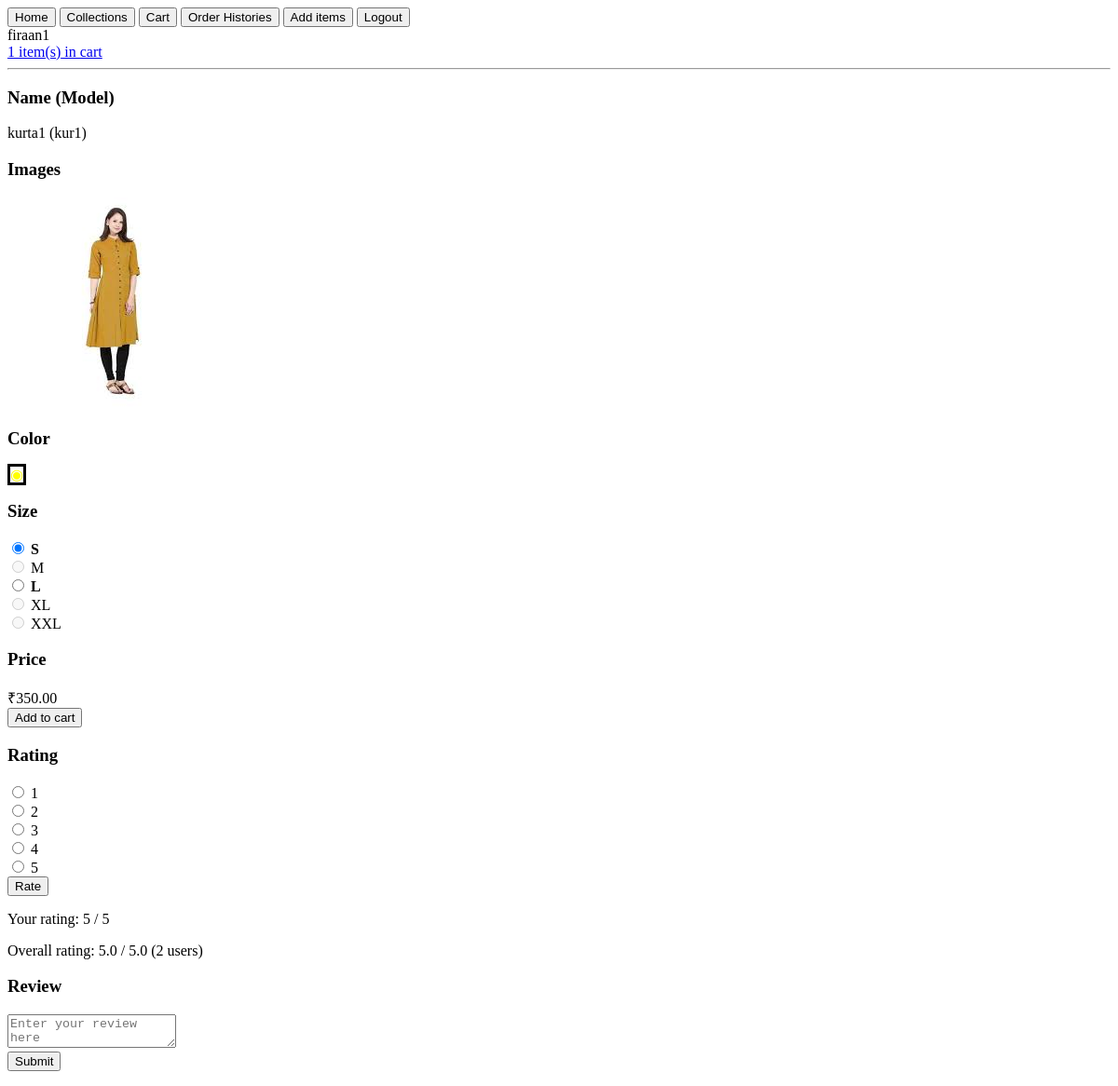
/kurta/1 (signed in), run on an earlier commit of the app's database.
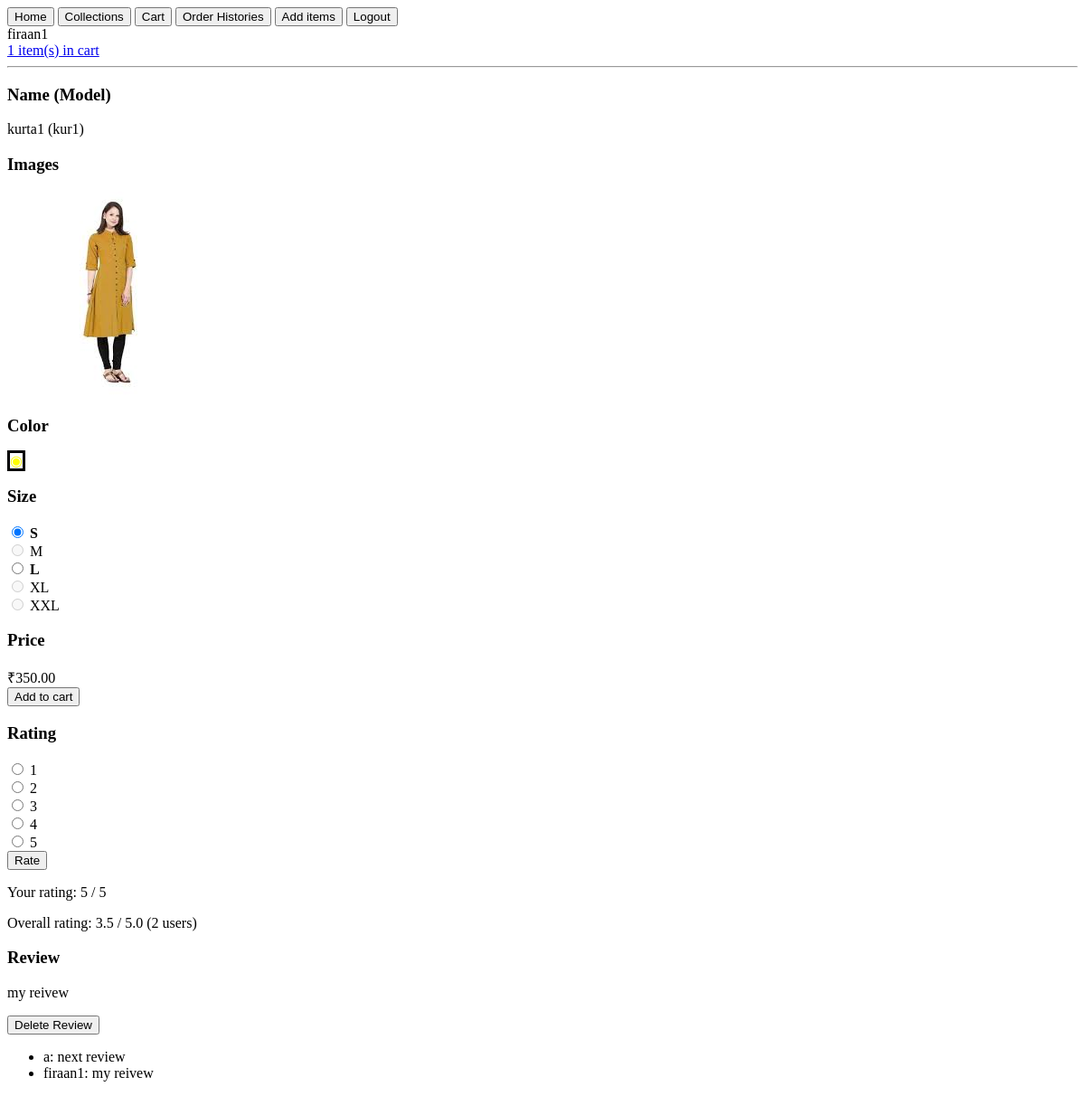
And on a later commit of the database.
### shopping/models.py (models this page shows, shortened)
class KurtaRate(models.Model):
    dresstype = models.CharField(max_length = 25, default="kurta", editable = False)
    name = models.CharField(max_length = 100)
    model = models.CharField(max_length = 25)
    image = models.ManyToManyField(Document, related_name = "kurta_image")
    size = models.ManyToManyField(KurtaSize, related_name = "kurta_size")
    price = models.DecimalField(max_digits = 7, decimal_places = 2)

class Document(models.Model):
    document = models.FileField(upload_to='documents/%Y/%m/%d')
    color = models.ForeignKey(Color, on_delete = models.SET_NULL, null = True, related_name = "dress_color")
    datetime = models.DateTimeField(auto_now_add=True)

class KurtaSize(models.Model):
    size = models.CharField(max_length = 4, unique = True)
    tofitbust = models.DecimalField(max_digits = 5, decimal_places = 1, validators=[MinValueValidator(1), MaxValueValidator(100)])
    frontlength = models.DecimalField(max_digits = 5, decimal_places = 1, validators=[MinValueValidator(1), MaxValueValidator(100)])
    tofitwaist = models.DecimalField(max_digits = 5, decimal_places = 1, validators=[MinValueValidator(1), MaxValueValidator(100)])
    tofithip = models.DecimalField(max_digits = 5, decimal_places = 1, validators=[MinValueValidator(1), MaxValueValidator(100)])
    def __str__(self):
        return f"{self.size}"

class UserInput(models.Model):
    user = models.ForeignKey(User, on_delete = models.SET_NULL, null = True, related_name = "input_user")
    rating = models.IntegerField(validators=[MinValueValidator(0), MaxValueValidator(5)], null = True)
    review = models.CharField(max_length = 1000, null = True)
    dresspk = models.IntegerField()
    class Meta:
        unique_together = ["user", "dresspk"]

### shopping/views.py (the view, shortened to what this page needs)
# urls.py: path("<str:dress_type>/<int:dress_id>", views.dressitem, name="dressitem"),
@login_required(login_url='/login')
def dressitem(request, dress_type, dress_id):
    if not dress_type in rate_dict.keys():
        return render(request, "shopping/index.html", {"message" : "Unknown URL path", "incart_items" : len(incart_items(request))})
    try:
        dress = rate_dict[dress_type]['rate'].objects.get(pk = dress_id)
        dresssize = rate_dict[dress_type]['size'].objects.all()
        dresscolor_obj = rate_dict[dress_type]['rate'].objects.filter(model = dress.model)
    except:
        return render(request, "shopping/index.html", {"message" : "Requested item does not exist"})
    context = {
        "range" : range(1,6),
        "currency" : rupees,
        "dresscolor_obj" : dresscolor_obj,
        "dresssize" : dresssize,
        "dress" : dress,
    }
    context["currentuserinput"] = UserInput.objects.get(dresspk = dress_id, user = request.user)
    context["userinput"] = UserInput.objects.filter(dresspk = dress_id).order_by('-pk')
    context["overall_rating"] = UserInput.objects.filter(dresspk = dress_id).aggregate(Avg("rating"))
    context["overall_rating_count"] = UserInput.objects.filter(dresspk = dress_id).aggregate(Count("rating"))
    context["incart_items"] = len(incart_items(request))
    return render(request, "shopping/dressitem.html", context)

### shopping/views.py (called while the page is built)
def incart_items(request):
    items = DressOrder.objects.filter(user = request.user, paid = False)
    return items

### shopping/templates/shopping/dressitem.html (shortened to what this page needs)
{% extends "shopping/layout.html" %}
{% block body %}
<hr>
<div class="container">
  <div>
    <h3>Name (Model)</h3>{{dress.name}} ({{dress.model}})
  </div>
  <div id="ind_images">
    <h3>Images</h3>
    {% for image in dress.image.all %}
      <div>
        <img src="{{image.document.url}}" alt="{{image}}"/>
      </div>
    {% endfor %}
  </div>
  <div>
    <h3>Color</h3>
    {% for dresscolor in dresscolor_obj %}
      <div class="form-check form-check-inline">
        {% if dress.image.first.color.code == dresscolor.image.first.color.code %}
          <a href="{% url 'dressitem' dresscolor.dresstype dresscolor.pk %}" style="color:{{dresscolor.image.first.color.code}};text-decoration: none !important;border-style: solid;border-color:black;">&#9673;<a>
        {% else %}
          <a href="{% url 'dressitem' dresscolor.dresstype dresscolor.pk %}" style="color:{{dresscolor.image.first.color.code}};text-decoration: none !important;">&#9673;<a>
        {% endif %}
      </div>
    {% endfor %}
  </div>
  <div>
    <h3>Size</h3>
    {%for size in dresssize %}
      <div class="form-check form-check-inline">
      {% if size in dress.size.all %}
        {% if size == dress.size.all.0 %}
          <input class="form-check-input" type="radio" name="sizeinput" id="option{{size}}" value="{{size.pk}}" checked>
        {% else %}
          <input class="form-check-input" type="radio" name="sizeinput" id="option{{size}}" value="{{size.pk}}">
        {% endif %}
        <label class="form-check-label" for="option{{size}}"><b>{{size}}</b></label>
      {% else %}
        <input class="form-check-input" type="radio" name="sizeinput" id="option{{size}}" value="{{size.pk}}" disabled>
        <label class="form-check-label" for="option{{size}}">{{size}}</label>
      {% endif %}
      </div>
    {% endfor %}
  </div>
  <div>
    <h3>Price</h3>
    {{currency}}{{dress.price}}
  </div>
  <div class="container">
    <form method="post">
      <button type="submit" class="btn btn-primary add_to_cart" name="add_to_cart">Add to cart</button>
    </form>
  </div>
  <div class="container">
    <h3>Rating</h3>
    <form method="post">
      {% for r in range %}
        <div class="form-check form-check-inline">
          <input class="form-check-input" type="radio" name="ratinginput" id="rating{{r}}" value="{{r}}">
          <label class="form-check-label" for="rating{{r}}">{{r}}</label>
        </div>
      {% endfor %}
      <button type="submit" class="btn btn-default">Rate</button>
    </form>
    <p>Your rating: {{currentuserinput.rating}} / 5</p>
    <p>Overall rating: {{overall_rating.rating__avg|default:"-"}} / 5.0 ({{overall_rating_count.rating__count}} users) </p>
  </div>
  <div class="container">
    <h3>Review</h3>
    {% if currentuserinput.review %}
      <p>{{currentuserinput.review}}</p>
      <form method="post">
        <button type="submit" class="btn btn-default">Delete Review</button>
      </form>
    {% else %}
      <form method="post">
        <div class="form-check">
          <textarea name="reviewinput" id="reviewinput" row="5" value="" placeholder="Enter your review here"></textarea>
        </div>
        <div>
          <button type="submit" class="btn btn-default">Submit</button>
        </div>
      </form>
    {% endif %}
    <div>
      <ul>
      {% for u in userinput %}
       {% if u.review %}
        <li>{{u.user.username}}: {{u.review}}</li>
       {% endif %}
      {% endfor %}
      </ul>
    </div>
  </div>
</div>
{% endblock %}

### shopping/templates/shopping/layout.html (shortened to what this page needs)
{% load static %}
<!DOCTYPE html>
<html>
  <head>
    <link rel="stylesheet" href="{% static 'shopping/mystyle.css' %}">
  </head>
  <body>
    <div class="container">
      <form>
        <div class="form-group">
          <button type="button" class="btn btn-primary btnloc" id="btn_home" data-urlfor="{% url 'index' %}">Home</button>
          <button type="button" class="btn btn-primary btnloc" id="btn_order" data-urlfor="{% url 'collections' %}">Collections</button>
          {% if request.user.id %}
            <button type="button" class="btn btn-primary btnloc" id="btn_cart" data-urlfor="{% url 'cart' %}">Cart</button>
            <button type="button" class="btn btn-primary btnloc" id="btn_histories" data-urlfor="{% url 'histories' %}">Order Histories</button>
            {% if request.user.is_staff %}
              <button type="button" class="btn btn-primary btnloc" id="btn_additems" data-urlfor="{% url 'additems' %}">Add items</button>
            {% endif %}
            <button type="button" class="btn btn-primary loggedin btnloc" id="btn_logout" data-urlfor="{% url 'logout' %}">Logout</button>
          {% else %}
            <button type="button" class="btn btn-primary loggedout btnloc" id="btn_login" data-urlfor="{% url 'login' %}">Login</button>
            <button type="button" class="btn btn-default loggedout btnloc" id="btn_register" data-urlfor="{% url 'register' %}">Register</button>
          {% endif %}
          {% if request.user.id %}
            <div>{{request.user.username}}</div>
            {% if incart_items > 0 %}
              <div>
                <a href="{% url 'cart' %}"><span id="itemsincart">{{incart_items}} item(s) in cart</span></a>
              </div>
            {% endif %}
          {% endif %}
        </div>
    </form>
    </div>
    {% block body %}
    {% endblock %}
  </body>
</html>

What changed in the data, as far as the page shows it:
now on one of the page's lists (row edited): UserInput: user.username "firaan1", review "my reivew"
changed UserInput: review (not shown) → "my reivew"
now on this page (row edited): UserInput: user.username "a", review "next review"
Also different on the page:
{{ overall_rating.rating__avg|default:"-" }}: "5.0" → "3.5"
text no longer shown: "Submit"
text now shown: "Delete Review"
